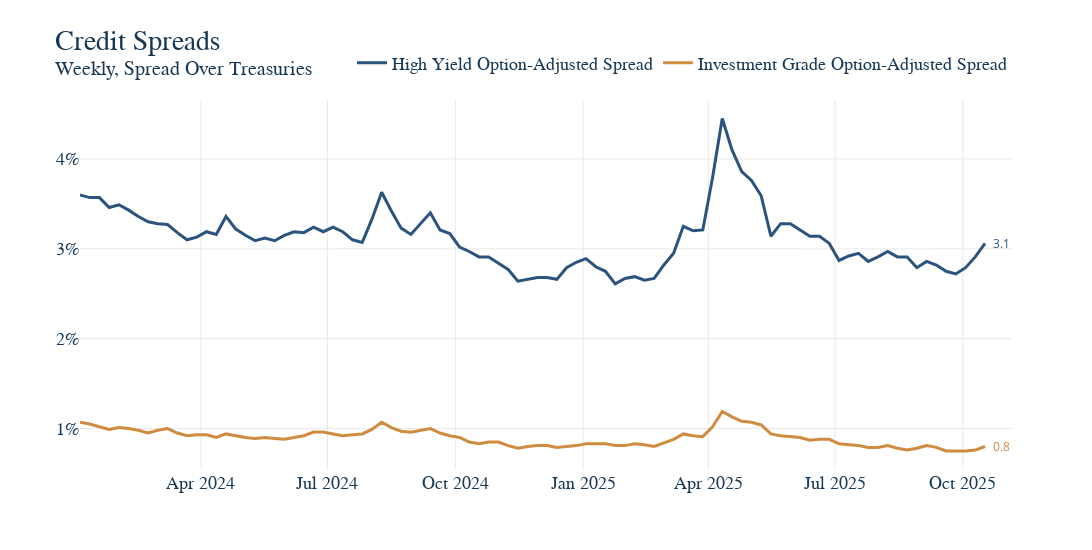

Notebook source saved alongside this figure:
### Markdown cell above
5. Now that all our data is ready, make the graph and have it save itself as a .html file to graph_output whenver the notebooks is rerun. The name of the file should exactly match the notebook name. For instance, this file "example.ipynb" produces the graph "example.html." Nice work, you made a graph!

### Code cell
# First make the figure
fig = go.Figure()


# Loop the columns of the dataframe and plot each as a separate trace
for col in joined_df.columns:
    fig.add_trace(
        go.Scatter(
            x=joined_df.index,
            y=joined_df[col],
            mode='lines',
            name=col
        )
    )

# Update the titles, using the html tag <sup> for a subtitle 
fig.update_layout(
    title = dict(
        text = 'Credit Spreads<br><sup>Weekly, Spread Over Treasuries</sup>',  # Add comma here
        font=dict(size=28)),
    xaxis_title=None,
    yaxis_title=None,
    legend=dict(
        font=dict(size=18)  # Change legend font size
    )
)

# This is graph specific, but here we want the y-axis to be billions of dollars
fig.update_yaxes(
    tickformat=",.0f",
    ticksuffix="%",
    dtick=1,
    range=[0, None]  # Start y-axis at 0
)

# Again, graph specific, we have a mutliyear series and want tick marks to be years
fig.update_xaxes(
    type='date',
    tickformat='%b %Y',
)

ut.add_end_labels(fig)

fig.update_layout(
    height=550,
    width=1150,
)

# Show our figure (Dimensions may be off on different screen sizes)
fig.show()

# This should be the same for EVERY GRAPH!
# Save it to the graph_output folder with the name matching the file, as HTML
fig.write_html(GRAPH_OUTPUT_PATH / f"{GRAPH_NAME}.html")
